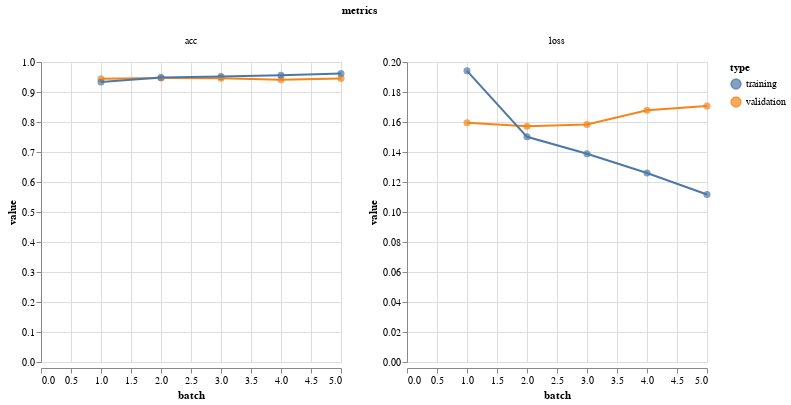

Notebook source saved alongside this figure:
### Markdown cell above
### Step 4: Evaluate the Model

### Code cell
vis.metrics(output.history)

### Figure 1 — Vega-Lite specification as saved in the notebook (floating-point values rounded to 4 significant figures)
{"$schema": "https://vega.github.io/schema/vega-lite/v2.4.3.json", "config": {"view": {"height": 300, "width": 400}}, "data": {"values": [{"batch": 1, "metrics": "loss", "type": "validation", "value": 0.1595}, {"batch": 2, "metrics": "loss", "type": "validation", "value": 0.1572}, {"batch": 3, "metrics": "loss", "type": "validation", "value": 0.1584}, {"batch": 4, "metrics": "loss", "type": "validation", "value": 0.1679}, {"batch": 5, "metrics": "loss", "type": "validation", "value": 0.1706}, {"batch": 1, "metrics": "acc", "type": "validation", "value": 0.9442}, {"batch": 2, "metrics": "acc", "type": "validation", "value": 0.9468}, {"batch": 3, "metrics": "acc", "type": "validation", "value": 0.9461}, {"batch": 4, "metrics": "acc", "type": "validation", "value": 0.9412}, {"batch": 5, "metrics": "acc", "type": "validation", "value": 0.9454}, {"batch": 1, "metrics": "loss", "type": "training", "value": 0.1941}, {"batch": 2, "metrics": "loss", "type": "training", "value": 0.1501}, {"batch": 3, "metrics": "loss", "type": "training", "value": 0.1388}, {"batch": 4, "metrics": "loss", "type": "training", "value": 0.126}, {"batch": 5, "metrics": "loss", "type": "training", "value": 0.1117}, {"batch": 1, "metrics": "acc", "type": "training", "value": 0.9332}, {"batch": 2, "metrics": "acc", "type": "training", "value": 0.9483}, {"batch": 3, "metrics": "acc", "type": "training", "value": 0.9514}, {"batch": 4, "metrics": "acc", "type": "training", "value": 0.956}, {"batch": 5, "metrics": "acc", "type": "training", "value": 0.9614}]}, "facet": {"column": {"field": "metrics", "type": "nominal"}}, "resolve": {"scale": {"color": "shared", "x": "shared", "y": "independent"}}, "spec": {"layer": [{"encoding": {"color": {"field": "type", "type": "nominal"}, "tooltip": [{"field": "batch", "type": "quantitative"}, {"field": "value", "type": "quantitative"}], "x": {"field": "batch", "type": "quantitative"}, "y": {"field": "value", "type": "quantitative"}}, "height": 300, "mark": {"size": 50, "type": "circle"}, "width": 300}, {"encoding": {"color": {"field": "type", "type": "nominal"}, "x": {"field": "batch", "type": "quantitative"}, "y": {"field": "value", "type": "quantitative"}}, "height": 300, "mark": "line", "width": 300}]}}
